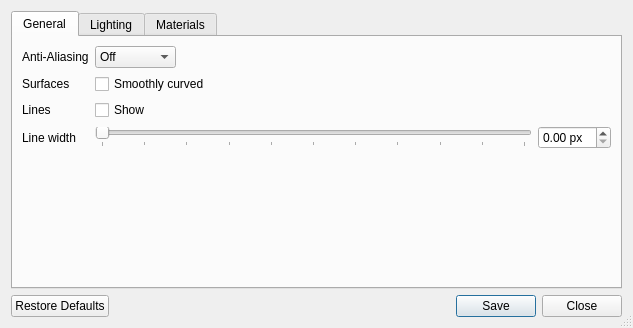
<?xml version="1.0" encoding="UTF-8"?>
<ui version="4.0">
 <class>RenderSettingsDialog</class>
 <widget class="QDialog" name="RenderSettingsDialog">
  <property name="geometry">
   <rect>
    <x>0</x>
    <y>0</y>
    <width>633</width>
    <height>328</height>
   </rect>
  </property>
  <property name="windowTitle">
   <string>3D Render Settings</string>
  </property>
  <property name="sizeGripEnabled">
   <bool>true</bool>
  </property>
  <layout class="QVBoxLayout" name="verticalLayout_2">
   <item>
    <widget class="QTabWidget" name="tabWidget">
     <property name="currentIndex">
      <number>0</number>
     </property>
     <widget class="QWidget" name="general">
      <attribute name="title">
       <string>General</string>
      </attribute>
      <layout class="QFormLayout" name="formLayout">
       <property name="fieldGrowthPolicy">
        <enum>QFormLayout::FieldGrowthPolicy::ExpandingFieldsGrow</enum>
       </property>
       <item row="0" column="0">
        <widget class="QLabel" name="label_15">
         <property name="text">
          <string>Anti-Aliasing</string>
         </property>
        </widget>
       </item>
       <item row="0" column="1">
        <widget class="QComboBox" name="antiAliasing">
         <item>
          <property name="text">
           <string>Off</string>
          </property>
         </item>
         <item>
          <property name="text">
           <string>Medium</string>
          </property>
         </item>
         <item>
          <property name="text">
           <string>High</string>
          </property>
         </item>
         <item>
          <property name="text">
           <string>Very high</string>
          </property>
         </item>
        </widget>
       </item>
       <item row="1" column="0">
        <widget class="QLabel" name="label_12">
         <property name="text">
          <string>Surfaces</string>
         </property>
        </widget>
       </item>
       <item row="1" column="1">
        <widget class="QCheckBox" name="smoothNormals">
         <property name="text">
          <string>Smoothly curved</string>
         </property>
        </widget>
       </item>
       <item row="2" column="0">
        <widget class="QLabel" name="label_4">
         <property name="text">
          <string>Lines</string>
         </property>
        </widget>
       </item>
       <item row="2" column="1">
        <widget class="QCheckBox" name="showLines">
         <property name="text">
          <string>Show</string>
         </property>
        </widget>
       </item>
       <item row="3" column="0">
        <widget class="QLabel" name="label_3">
         <property name="text">
          <string>Line width</string>
         </property>
        </widget>
       </item>
       <item row="3" column="1">
        <layout class="QHBoxLayout" name="horizontalLayout">
         <item>
          <widget class="QSlider" name="lineWidthSlider">
           <property name="maximum">
            <number>100</number>
           </property>
           <property name="sliderPosition">
            <number>0</number>
           </property>
           <property name="orientation">
            <enum>Qt::Orientation::Horizontal</enum>
           </property>
           <property name="tickPosition">
            <enum>QSlider::TickPosition::TicksBelow</enum>
           </property>
           <property name="tickInterval">
            <number>10</number>
           </property>
          </widget>
         </item>
         <item>
          <widget class="QDoubleSpinBox" name="lineWidth">
           <property name="suffix">
            <string> px</string>
           </property>
           <property name="maximum">
            <double>10.000000000000000</double>
           </property>
           <property name="singleStep">
            <double>0.100000000000000</double>
           </property>
          </widget>
         </item>
        </layout>
       </item>
       <item row="4" column="1">
        <spacer name="verticalSpacer_2">
         <property name="orientation">
          <enum>Qt::Orientation::Vertical</enum>
         </property>
         <property name="sizeType">
          <enum>QSizePolicy::Policy::Expanding</enum>
         </property>
         <property name="sizeHint" stdset="0">
          <size>
           <width>502</width>
           <height>0</height>
          </size>
         </property>
        </spacer>
       </item>
      </layout>
     </widget>
     <widget class="QWidget" name="lighting">
      <attribute name="title">
       <string>Lighting</string>
      </attribute>
      <layout class="QVBoxLayout" name="verticalLayout_3">
       <item>
        <layout class="QFormLayout" name="formLayout_2">
         <property name="fieldGrowthPolicy">
          <enum>QFormLayout::FieldGrowthPolicy::ExpandingFieldsGrow</enum>
         </property>
         <item row="0" column="0">
          <widget class="QLabel" name="label_13">
           <property name="text">
            <string>Enable</string>
           </property>
          </widget>
         </item>
         <item row="0" column="1">
          <widget class="QCheckBox" name="enableLighting">
           <property name="text">
            <string>Realistic Lighting</string>
           </property>
          </widget>
         </item>
         <item row="1" column="0">
          <widget class="QLabel" name="label_14">
           <property name="text">
            <string>Brightness</string>
           </property>
          </widget>
         </item>
         <item row="1" column="1">
          <layout class="QHBoxLayout" name="horizontalLayout_4">
           <item>
            <widget class="QSlider" name="brightnessSlider">
             <property name="maximum">
              <number>100</number>
             </property>
             <property name="sliderPosition">
              <number>0</number>
             </property>
             <property name="orientation">
              <enum>Qt::Orientation::Horizontal</enum>
             </property>
             <property name="tickPosition">
              <enum>QSlider::TickPosition::TicksBelow</enum>
             </property>
             <property name="tickInterval">
              <number>10</number>
             </property>
            </widget>
           </item>
           <item>
            <widget class="QDoubleSpinBox" name="brightness">
             <property name="suffix">
              <string/>
             </property>
             <property name="maximum">
              <double>1.000000000000000</double>
             </property>
             <property name="singleStep">
              <double>0.010000000000000</double>
             </property>
            </widget>
           </item>
          </layout>
         </item>
        </layout>
       </item>
       <item>
        <widget class="QGroupBox" name="groupBox_2">
         <property name="title">
          <string>Ambient Occlusion</string>
         </property>
         <layout class="QGridLayout" name="gridLayout_2">
          <item row="0" column="0">
           <widget class="QLabel" name="label_23">
            <property name="text">
             <string>Strength</string>
            </property>
           </widget>
          </item>
          <item row="0" column="1">
           <widget class="QSlider" name="aoStrengthSlider">
            <property name="maximum">
             <number>100</number>
            </property>
            <property name="orientation">
             <enum>Qt::Orientation::Horizontal</enum>
            </property>
            <property name="tickPosition">
             <enum>QSlider::TickPosition::TicksBelow</enum>
            </property>
            <property name="tickInterval">
             <number>10</number>
            </property>
           </widget>
          </item>
          <item row="1" column="0">
           <widget class="QLabel" name="label_24">
            <property name="text">
             <string>Softness</string>
            </property>
           </widget>
          </item>
          <item row="1" column="1">
           <widget class="QSlider" name="aoSoftnessSlider">
            <property name="maximum">
             <number>100</number>
            </property>
            <property name="orientation">
             <enum>Qt::Orientation::Horizontal</enum>
            </property>
            <property name="tickPosition">
             <enum>QSlider::TickPosition::TicksBelow</enum>
            </property>
            <property name="tickInterval">
             <number>10</number>
            </property>
           </widget>
          </item>
          <item row="2" column="0">
           <widget class="QLabel" name="label_25">
            <property name="text">
             <string>Distance</string>
            </property>
           </widget>
          </item>
          <item row="2" column="1">
           <widget class="QSlider" name="aoDistanceSlider">
            <property name="maximum">
             <number>100</number>
            </property>
            <property name="orientation">
             <enum>Qt::Orientation::Horizontal</enum>
            </property>
            <property name="tickPosition">
             <enum>QSlider::TickPosition::TicksBelow</enum>
            </property>
            <property name="tickInterval">
             <number>10</number>
            </property>
           </widget>
          </item>
          <item row="0" column="2">
           <widget class="QDoubleSpinBox" name="aoStrength">
            <property name="maximum">
             <double>1.000000000000000</double>
            </property>
            <property name="singleStep">
             <double>0.010000000000000</double>
            </property>
           </widget>
          </item>
          <item row="1" column="2">
           <widget class="QDoubleSpinBox" name="aoSoftness">
            <property name="maximum">
             <double>1.000000000000000</double>
            </property>
            <property name="singleStep">
             <double>0.010000000000000</double>
            </property>
           </widget>
          </item>
          <item row="2" column="2">
           <widget class="QDoubleSpinBox" name="aoDistance">
            <property name="maximum">
             <double>1.000000000000000</double>
            </property>
            <property name="singleStep">
             <double>0.010000000000000</double>
            </property>
           </widget>
          </item>
         </layout>
        </widget>
       </item>
       <item>
        <spacer name="verticalSpacer_3">
         <property name="orientation">
          <enum>Qt::Orientation::Vertical</enum>
         </property>
         <property name="sizeHint" stdset="0">
          <size>
           <width>20</width>
           <height>43</height>
          </size>
         </property>
        </spacer>
       </item>
      </layout>
     </widget>
     <widget class="QWidget" name="materials">
      <attribute name="title">
       <string>Materials</string>
      </attribute>
      <layout class="QVBoxLayout" name="verticalLayout">
       <item>
        <widget class="QGroupBox" name="groupBox">
         <property name="title">
          <string>Reflections</string>
         </property>
         <layout class="QGridLayout" name="gridLayout">
          <item row="0" column="1" colspan="2">
           <widget class="QLabel" name="label_6">
            <property name="text">
             <string>Metalness</string>
            </property>
           </widget>
          </item>
          <item row="0" column="3" colspan="2">
           <widget class="QLabel" name="label_7">
            <property name="text">
             <string>Roughness</string>
            </property>
           </widget>
          </item>
          <item row="1" column="0">
           <widget class="QLabel" name="label_10">
            <property name="text">
             <string>Plain</string>
            </property>
           </widget>
          </item>
          <item row="1" column="1">
           <widget class="QSlider" name="plainMetalnessSlider">
            <property name="maximum">
             <number>100</number>
            </property>
            <property name="orientation">
             <enum>Qt::Orientation::Horizontal</enum>
            </property>
            <property name="tickPosition">
             <enum>QSlider::TickPosition::TicksBelow</enum>
            </property>
            <property name="tickInterval">
             <number>10</number>
            </property>
           </widget>
          </item>
          <item row="1" column="3">
           <widget class="QSlider" name="plainRoughnessSlider">
            <property name="maximum">
             <number>100</number>
            </property>
            <property name="orientation">
             <enum>Qt::Orientation::Horizontal</enum>
            </property>
            <property name="tickPosition">
             <enum>QSlider::TickPosition::TicksBelow</enum>
            </property>
            <property name="tickInterval">
             <number>10</number>
            </property>
           </widget>
          </item>
          <item row="2" column="0">
           <widget class="QLabel" name="label_11">
            <property name="text">
             <string>Chrome</string>
            </property>
           </widget>
          </item>
          <item row="2" column="1">
           <widget class="QSlider" name="chromeMetalnessSlider">
            <property name="maximum">
             <number>100</number>
            </property>
            <property name="orientation">
             <enum>Qt::Orientation::Horizontal</enum>
            </property>
            <property name="tickPosition">
             <enum>QSlider::TickPosition::TicksBelow</enum>
            </property>
            <property name="tickInterval">
             <number>10</number>
            </property>
           </widget>
          </item>
          <item row="2" column="3">
           <widget class="QSlider" name="chromeRoughnessSlider">
            <property name="maximum">
             <number>100</number>
            </property>
            <property name="orientation">
             <enum>Qt::Orientation::Horizontal</enum>
            </property>
            <property name="tickPosition">
             <enum>QSlider::TickPosition::TicksBelow</enum>
            </property>
            <property name="tickInterval">
             <number>10</number>
            </property>
           </widget>
          </item>
          <item row="3" column="0">
           <widget class="QLabel" name="label_8">
            <property name="text">
             <string>Metallic</string>
            </property>
           </widget>
          </item>
          <item row="3" column="1">
           <widget class="QSlider" name="metallicMetalnessSlider">
            <property name="maximum">
             <number>100</number>
            </property>
            <property name="orientation">
             <enum>Qt::Orientation::Horizontal</enum>
            </property>
            <property name="tickPosition">
             <enum>QSlider::TickPosition::TicksBelow</enum>
            </property>
            <property name="tickInterval">
             <number>10</number>
            </property>
           </widget>
          </item>
          <item row="3" column="3">
           <widget class="QSlider" name="metallicRoughnessSlider">
            <property name="maximum">
             <number>100</number>
            </property>
            <property name="orientation">
             <enum>Qt::Orientation::Horizontal</enum>
            </property>
            <property name="tickPosition">
             <enum>QSlider::TickPosition::TicksBelow</enum>
            </property>
            <property name="tickInterval">
             <number>10</number>
            </property>
           </widget>
          </item>
          <item row="4" column="0">
           <widget class="QLabel" name="label_9">
            <property name="text">
             <string>Pearl</string>
            </property>
           </widget>
          </item>
          <item row="4" column="1">
           <widget class="QSlider" name="pearlMetalnessSlider">
            <property name="maximum">
             <number>100</number>
            </property>
            <property name="orientation">
             <enum>Qt::Orientation::Horizontal</enum>
            </property>
            <property name="tickPosition">
             <enum>QSlider::TickPosition::TicksBelow</enum>
            </property>
            <property name="tickInterval">
             <number>10</number>
            </property>
           </widget>
          </item>
          <item row="4" column="3">
           <widget class="QSlider" name="pearlRoughnessSlider">
            <property name="maximum">
             <number>100</number>
            </property>
            <property name="orientation">
             <enum>Qt::Orientation::Horizontal</enum>
            </property>
            <property name="tickPosition">
             <enum>QSlider::TickPosition::TicksBelow</enum>
            </property>
            <property name="tickInterval">
             <number>10</number>
            </property>
           </widget>
          </item>
          <item row="4" column="4">
           <widget class="QDoubleSpinBox" name="pearlRoughness">
            <property name="maximum">
             <double>1.000000000000000</double>
            </property>
            <property name="singleStep">
             <double>0.010000000000000</double>
            </property>
           </widget>
          </item>
          <item row="4" column="2">
           <widget class="QDoubleSpinBox" name="pearlMetalness">
            <property name="maximum">
             <double>1.000000000000000</double>
            </property>
            <property name="singleStep">
             <double>0.010000000000000</double>
            </property>
           </widget>
          </item>
          <item row="3" column="2">
           <widget class="QDoubleSpinBox" name="metallicMetalness">
            <property name="maximum">
             <double>1.000000000000000</double>
            </property>
            <property name="singleStep">
             <double>0.010000000000000</double>
            </property>
           </widget>
          </item>
          <item row="2" column="2">
           <widget class="QDoubleSpinBox" name="chromeMetalness">
            <property name="maximum">
             <double>1.000000000000000</double>
            </property>
            <property name="singleStep">
             <double>0.010000000000000</double>
            </property>
           </widget>
          </item>
          <item row="2" column="4">
           <widget class="QDoubleSpinBox" name="chromeRoughness">
            <property name="maximum">
             <double>1.000000000000000</double>
            </property>
            <property name="singleStep">
             <double>0.010000000000000</double>
            </property>
           </widget>
          </item>
          <item row="1" column="4">
           <widget class="QDoubleSpinBox" name="plainRoughness">
            <property name="maximum">
             <double>1.000000000000000</double>
            </property>
            <property name="singleStep">
             <double>0.010000000000000</double>
            </property>
           </widget>
          </item>
          <item row="3" column="4">
           <widget class="QDoubleSpinBox" name="metallicRoughness">
            <property name="maximum">
             <double>1.000000000000000</double>
            </property>
            <property name="singleStep">
             <double>0.010000000000000</double>
            </property>
           </widget>
          </item>
          <item row="1" column="2">
           <widget class="QDoubleSpinBox" name="plainMetalness">
            <property name="maximum">
             <double>1.000000000000000</double>
            </property>
            <property name="singleStep">
             <double>0.010000000000000</double>
            </property>
           </widget>
          </item>
         </layout>
        </widget>
       </item>
       <item>
        <spacer name="verticalSpacer">
         <property name="orientation">
          <enum>Qt::Orientation::Vertical</enum>
         </property>
         <property name="sizeHint" stdset="0">
          <size>
           <width>20</width>
           <height>18</height>
          </size>
         </property>
        </spacer>
       </item>
      </layout>
     </widget>
    </widget>
   </item>
   <item>
    <widget class="QDialogButtonBox" name="buttonBox">
     <property name="orientation">
      <enum>Qt::Orientation::Horizontal</enum>
     </property>
     <property name="standardButtons">
      <set>QDialogButtonBox::StandardButton::Close|QDialogButtonBox::StandardButton::RestoreDefaults|QDialogButtonBox::StandardButton::Save</set>
     </property>
    </widget>
   </item>
  </layout>
 </widget>
 <tabstops>
  <tabstop>tabWidget</tabstop>
  <tabstop>smoothNormals</tabstop>
  <tabstop>showLines</tabstop>
  <tabstop>lineWidthSlider</tabstop>
  <tabstop>lineWidth</tabstop>
  <tabstop>enableLighting</tabstop>
  <tabstop>aoStrengthSlider</tabstop>
  <tabstop>aoStrength</tabstop>
  <tabstop>aoSoftnessSlider</tabstop>
  <tabstop>aoSoftness</tabstop>
  <tabstop>aoDistanceSlider</tabstop>
  <tabstop>aoDistance</tabstop>
  <tabstop>plainMetalnessSlider</tabstop>
  <tabstop>plainMetalness</tabstop>
  <tabstop>plainRoughnessSlider</tabstop>
  <tabstop>plainRoughness</tabstop>
  <tabstop>chromeMetalnessSlider</tabstop>
  <tabstop>chromeMetalness</tabstop>
  <tabstop>chromeRoughnessSlider</tabstop>
  <tabstop>chromeRoughness</tabstop>
  <tabstop>metallicMetalnessSlider</tabstop>
  <tabstop>metallicMetalness</tabstop>
  <tabstop>metallicRoughnessSlider</tabstop>
  <tabstop>metallicRoughness</tabstop>
  <tabstop>pearlMetalnessSlider</tabstop>
  <tabstop>pearlMetalness</tabstop>
  <tabstop>pearlRoughnessSlider</tabstop>
  <tabstop>pearlRoughness</tabstop>
 </tabstops>
 <resources/>
 <connections>
  <connection>
   <sender>buttonBox</sender>
   <signal>rejected()</signal>
   <receiver>RenderSettingsDialog</receiver>
   <slot>reject()</slot>
   <hints>
    <hint type="sourcelabel">
     <x>304</x>
     <y>296</y>
    </hint>
    <hint type="destinationlabel">
     <x>286</x>
     <y>274</y>
    </hint>
   </hints>
  </connection>
 </connections>
</ui>
